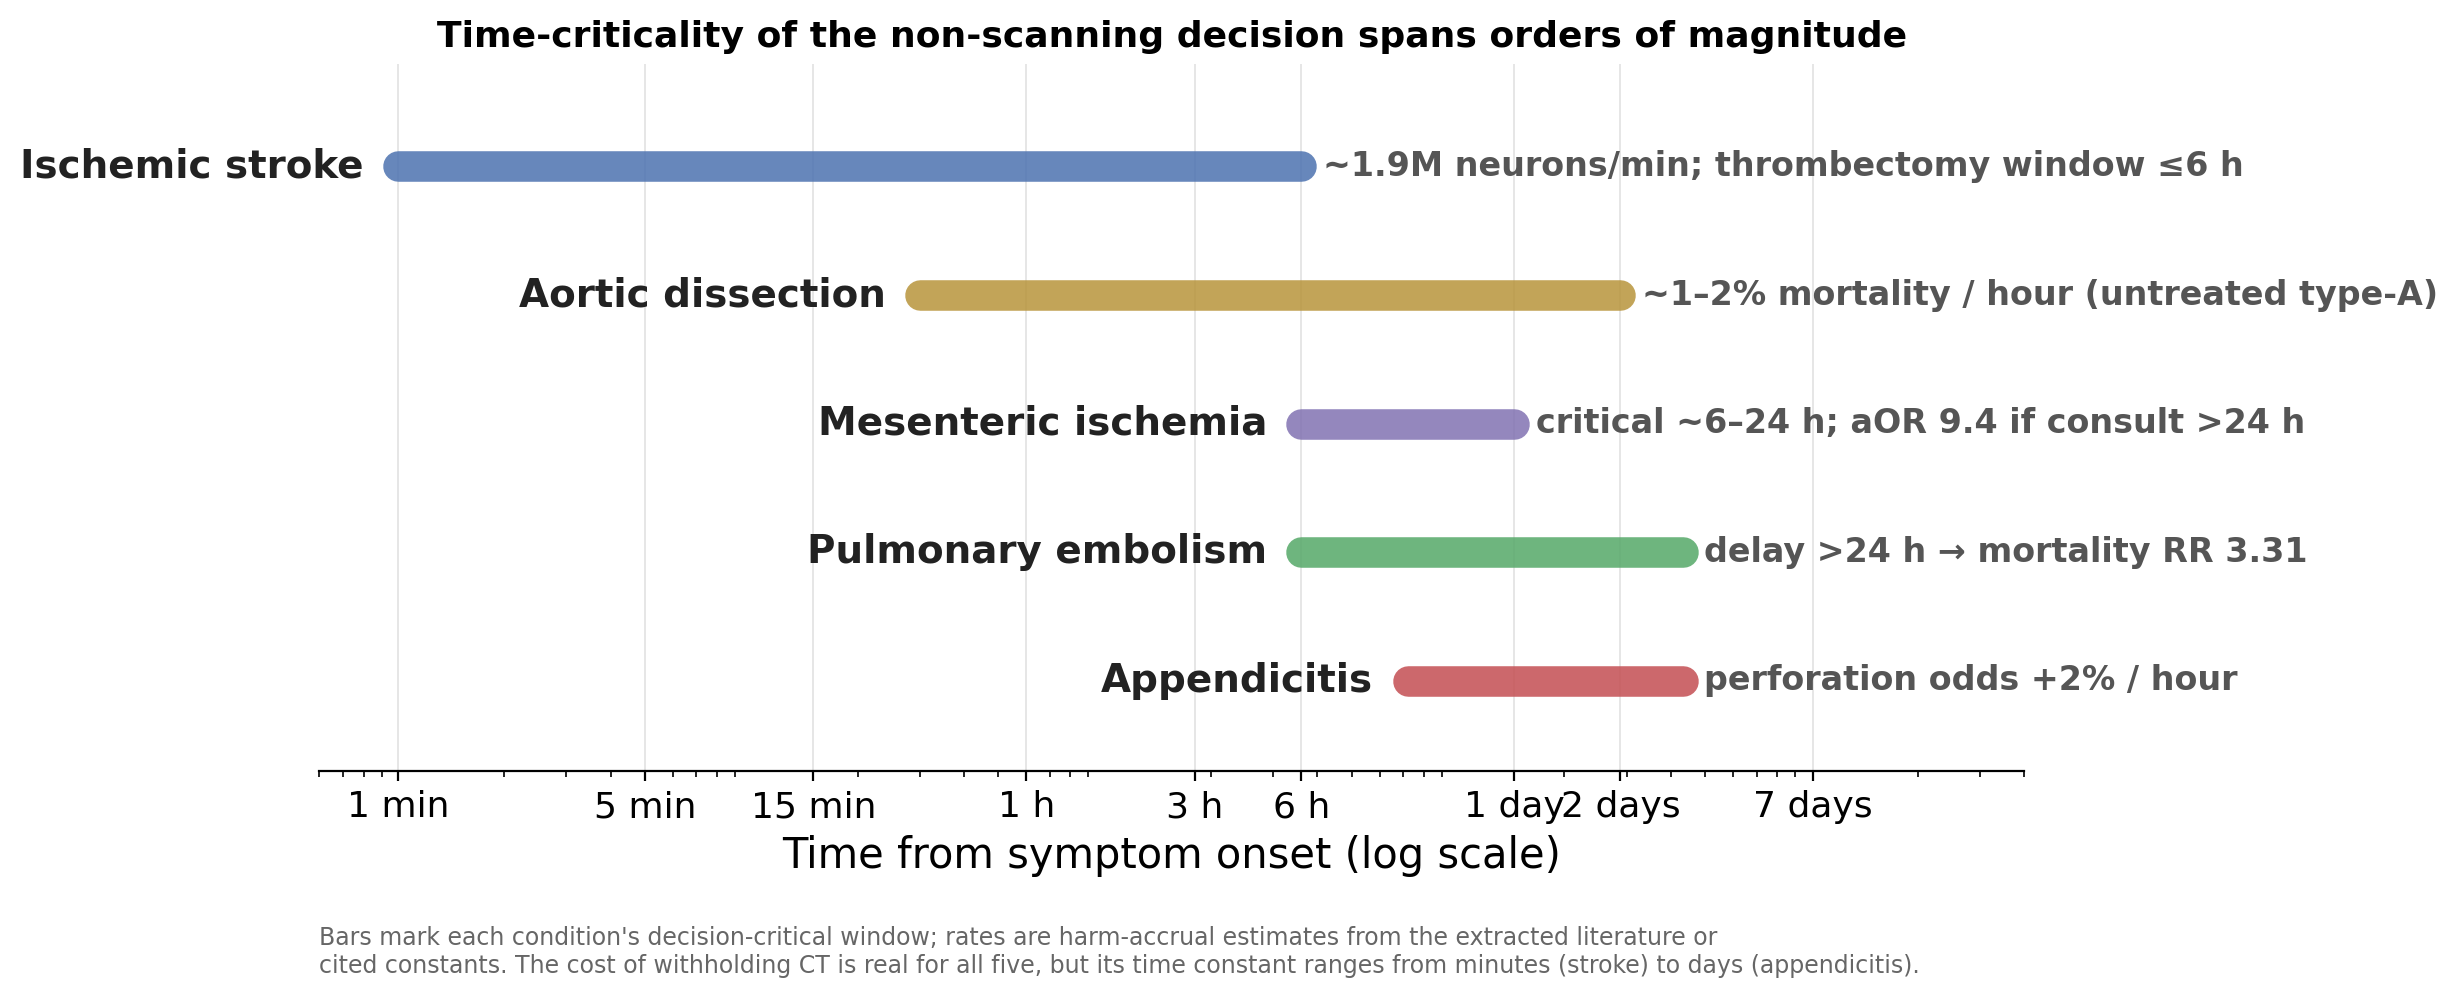

Here is the Python script that generated this plot:
"""Task 4 - Figure 3: comparative time-criticality of the non-scanning decision (log-time)."""
import matplotlib.pyplot as plt
import params as P

plt.rcParams.update({
    "font.family": "DejaVu Sans", "font.size": 14,
    "axes.spines.top": False, "axes.spines.right": False,
    "axes.titlesize": 16, "axes.titleweight": "bold",
    "axes.labelsize": 15, "figure.dpi": 110,
})
STR, AOR, MES, PE, APP = "#4C72B0", "#B8943B", "#8172B2", "#55A868", "#C44E52"
DAY = 1440
pct_per_h = (P.APP_PERF_OR_PER_H - 1) * 100        # 1.02 -> +2%/h

# label, t_start (min), t_end (min), color, rate-note
bars = [
    ("Ischemic stroke",     1,       6 * 60,  STR, f"~{P.STROKE_NEURONS_PER_MIN/1e6:.1f}M neurons/min; thrombectomy window \u22646 h"),
    ("Aortic dissection",   30,      48 * 60, AOR, f"~{P.AORTIC_MORT_PER_H[0]:g}\u2013{P.AORTIC_MORT_PER_H[1]:g}% mortality / hour (untreated type-A)"),
    ("Mesenteric ischemia", 6 * 60,  24 * 60, MES, f"critical ~6\u201324 h; aOR {P.MES_DELAY_AOR['consult >24h']} if consult >24 h"),
    ("Pulmonary embolism",  6 * 60,  3 * DAY, PE,  f"delay >24 h \u2192 mortality RR {P.PE_DELAY_RR}"),
    ("Appendicitis",        12 * 60, 3 * DAY, APP, f"perforation odds +{pct_per_h:.0f}% / hour"),
]

fig, ax = plt.subplots(figsize=(11, 4.6))
for i, (lab, a, b, col, note) in enumerate(bars):
    y = len(bars) - i
    ax.plot([a, b], [y, y], color=col, lw=11, solid_capstyle="round", alpha=0.85)
    ax.text(a * 0.8, y, lab, ha="right", va="center", fontsize=14, fontweight="bold", color="#222")
    ax.text(b * 1.15, y, note, ha="left", va="center", fontsize=12, fontweight="bold", color="#555")
ax.set_xscale("log")
ax.set_xlim(0.6, 4e4)
ax.set_ylim(0.3, len(bars) + 0.8)
ax.set_yticks([])
ax.set_xticks([1, 5, 15, 60, 180, 360, 1440, 2880, 10080])
ax.set_xticklabels(["1 min", "5 min", "15 min", "1 h", "3 h", "6 h", "1 day", "2 days", "7 days"], fontsize=13)
ax.grid(True, axis="x", color="#E6E6E6", lw=0.7)
ax.spines["left"].set_visible(False)
ax.set_xlabel("Time from symptom onset (log scale)")
ax.set_title("Time-criticality of the non-scanning decision spans orders of magnitude", fontsize=13)
ax.text(0.0, -0.22,
        "Bars mark each condition's decision-critical window; rates are harm-accrual estimates from the extracted literature or\n"
        "cited constants. The cost of withholding CT is real for all five, but its time constant ranges from minutes (stroke) to days (appendicitis).",
        transform=ax.transAxes, fontsize=8.5, color="#666", va="top")
fig.savefig("fig3_time_criticality.png", bbox_inches="tight", dpi=200)
print("saved fig3_time_criticality.png")
